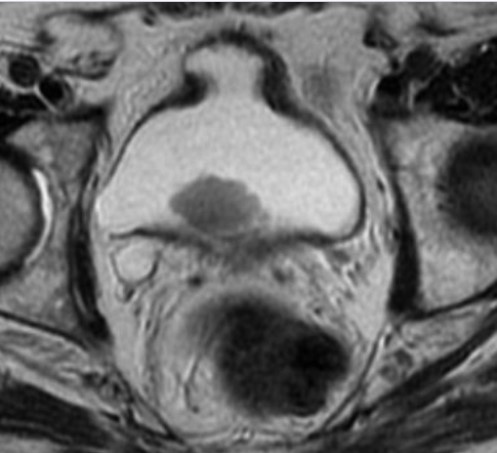
#> input picture cancer.jpg, 497 x 453 px
$ jupyter execute gabor.ipynb
#> lines starting #> are read from the running program, lines starting #| are printed output that depends on the picture
### Gabor Filtering

Gabor filters are linear filters used in image processing for texture analysis and edge detection. They are particularly powerful because they capture both spatial frequency and orientation, making them well-suited for analyzing complex patterns like those found in medical or biological images.

Gabor filters simulate how human visual systems perceive textures and are excellent at detecting edges, directions, and repetitive structures in images.

#### Steps for Feature Extraction

- Load and convert the image to grayscale for uniformity in processing.

- Define the Gabor filter parameters:

    -   ksize: Size of the filter kernel.

    -   sigma: Standard deviation of the Gaussian envelope.

    - theta: Orientation of the normal to the parallel stripes of the Gabor function.

    - lambd: Wavelength of the sinusoidal factor.

    - gamma: Aspect ratio (ellipticity).

    - psi: Phase offset of the sinusoidal function.

- Apply multiple Gabor filters using varying theta (orientations) and lambd (wavelengths).

- Extract the filtered outputs and optionally flatten them into feature vectors for downstream tasks.

#### Returns

- A set of filtered images, each emphasizing different orientations and frequencies of patterns in the input.

- Each filtered output can be flattened into a 1D feature vector, suitable for feeding into ML models.

#### Advantages

- Captures texture and directional information effectively.

- Sensitive to both frequency and orientation, making it robust for pattern recognition.

- Mimics the behavior of the human visual system for texture discrimination.

- Effective even in low-contrast or noisy regions of the image

#### For further info follow the links below:

[Feature Extraction in Image Processing: Techniques and Applications](https://www.geeksforgeeks.org/feature-extraction-in-image-processing-techniques-and-applications/)

[OpencV getGaborKernel() Method](https://www.geeksforgeeks.org/opencv-getgaborkernel-method/)

[Through The Eyes of Gabor Filter](https://medium.com/@anuj_shah/through-the-eyes-of-gabor-filter-17d1fdb3ac97)

[cell 1]
import cv2 as cv
import numpy as np
import matplotlib.pyplot as plt
import pandas as pd

# Step 1: Read and preprocess the image
image_path = 'cancer.jpg'
original_image = cv.imread(image_path)
#> original_image is the input picture: shape (453, 497, 3); mean B, G, R 104, 103.9, 103.9

if original_image is None:
    raise FileNotFoundError(f"Image not found at path: {image_path}")

# Convert to grayscale
gray_image = cv.cvtColor(original_image, cv.COLOR_BGR2GRAY)

# Step 2: Define Gabor filter parameters
ksize = 10                        # Size of the Gabor kernel
sigma = 1.0                       # Standard deviation of the Gaussian envelope
lambd_values = [0.4, 0.5, 0.55]   # Wavelengths of the sinusoidal component
gamma = 0.5                       # Spatial aspect ratio (aspect of Gaussian)
psi = 0                           # Phase offset
angles = np.arange(0, np.pi, np.pi / 4)  # Orientations: 0°, 45°, ..., 135°

# Step 3: Apply Gabor filters to the image
gabor_features = []
titles = []

for lambd in lambd_values:
    for theta in angles:
        # Create Gabor kernel
        gabor_kernel = cv.getGaborKernel((ksize, ksize), sigma, theta, lambd, gamma, psi)

        # Filter the image using the Gabor kernel
        filtered_image = cv.filter2D(gray_image, cv.CV_8UC3, gabor_kernel)

        # Store the result
        gabor_features.append(filtered_image)
        angle_deg = int(theta * (180 / np.pi))
        titles.append(f"λ: {lambd:.2f}, θ: {angle_deg}°")
#> after the loop, gabor_features = 12 items; titles = ['λ: 0.40, θ: 0°', 'λ: 0.40, θ: 45°', 'λ: 0.40, θ: 90°', 'λ: 0.40, θ: 135°', 'λ: 0.50, θ: 0°', 'λ: 0.50, θ: 45°', 'λ: 0.50, θ: 90°', 'λ: 0.50, θ: 135°', 'λ: 0.55, θ: 0°', 'λ: 0.55, θ: 45°', 'λ: 0.55, θ: 90°', 'λ: 0.55, θ: 135°']

# Step 4: Print feature details
print("Original grayscale image shape:", gray_image.shape, "\n")
#| Original grayscale image shape: (453, 497)

# Create a list to collect records
all_features = []

for idx, feature in enumerate(gabor_features):
    flattened = feature.reshape(-1)
    # Create a dictionary with the feature and its index
    all_features.append({
        'lambd_value': titles[idx].split(',')[0].split(':')[1],
        'theta_value': titles[idx].split(',')[1].split(':')[1],
        'gabor_feature': flattened.tolist()  # Convert to list to store properly in DataFrame
    })
#> this loop made 12 passes
#> after the loop, all_features = 12 items
    # print(f"Gabor Feature {idx}: Shape = {feature.shape}, Length = {len(flattened)}")
    # print(flattened)
    # print()

# Convert list of dictionaries to DataFrame
feature_df = pd.DataFrame(all_features)
#> feature_df = table of 12 rows and 3 columns

# Display the DataFrame (use display only in Jupyter)
display(feature_df)


# Step 5: Visualization
num_features = len(gabor_features)
#> num_features = 12
num_cols = 4
num_rows = int(np.ceil((num_features + 1) / num_cols))
#> num_rows = 4

fig, axes = plt.subplots(num_rows, num_cols, figsize=(16, num_rows * 3))
axes = axes.ravel()

# Plot the original grayscale image
axes[0].imshow(gray_image, cmap='gray')
axes[0].set_title("Original Grayscale Image")
axes[0].axis('off')

# Plot each Gabor-filtered result
for idx, (img, title) in enumerate(zip(gabor_features, titles), start=1):
    axes[idx].imshow(img, cmap='gray')
    axes[idx].set_title(title)
    axes[idx].axis('off')
#> this loop made 12 passes
#> title on passes 1 to 12: 'λ: 0.40, θ: 0°', 'λ: 0.40, θ: 45°', 'λ: 0.40, θ: 90°', 'λ: 0.40, θ: 135°', 'λ: 0.50, θ: 0°', 'λ: 0.50, θ: 45°', 'λ: 0.50, θ: 90°', 'λ: 0.50, θ: 135°', 'λ: 0.55, θ: 0°', 'λ: 0.55, θ: 45°', 'λ: 0.55, θ: 90°', 'λ: 0.55, θ: 135°'

# Hide unused subplots
for i in range(len(gabor_features) + 1, len(axes)):
    axes[i].axis('off')
#> this loop made 3 passes

plt.tight_layout()
plt.show()
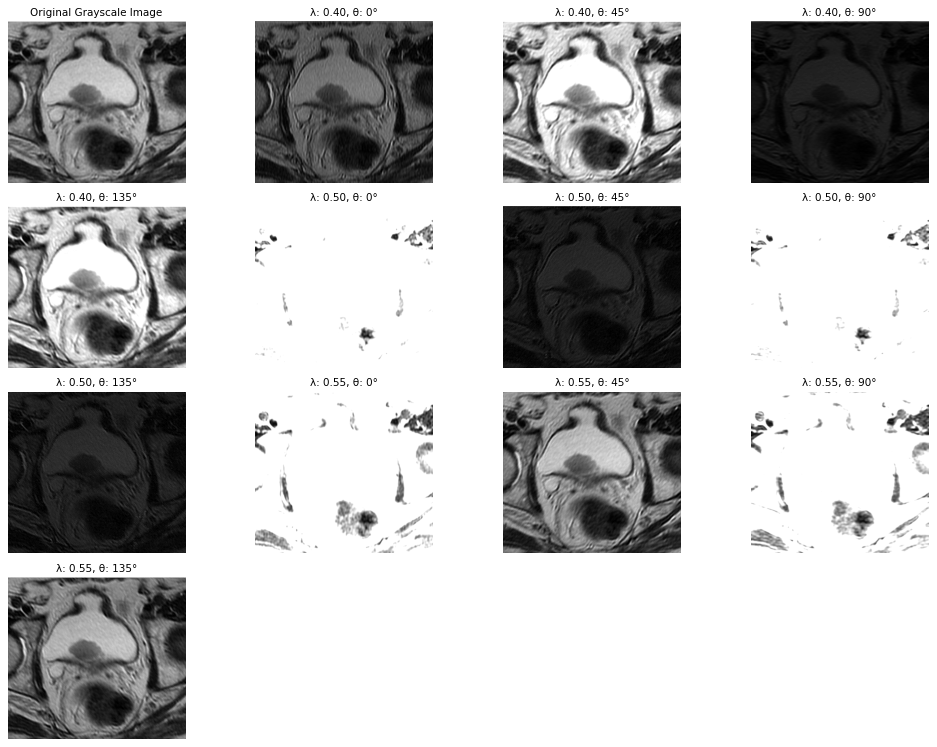
#> figure drawn by matplotlib, 13 panels
